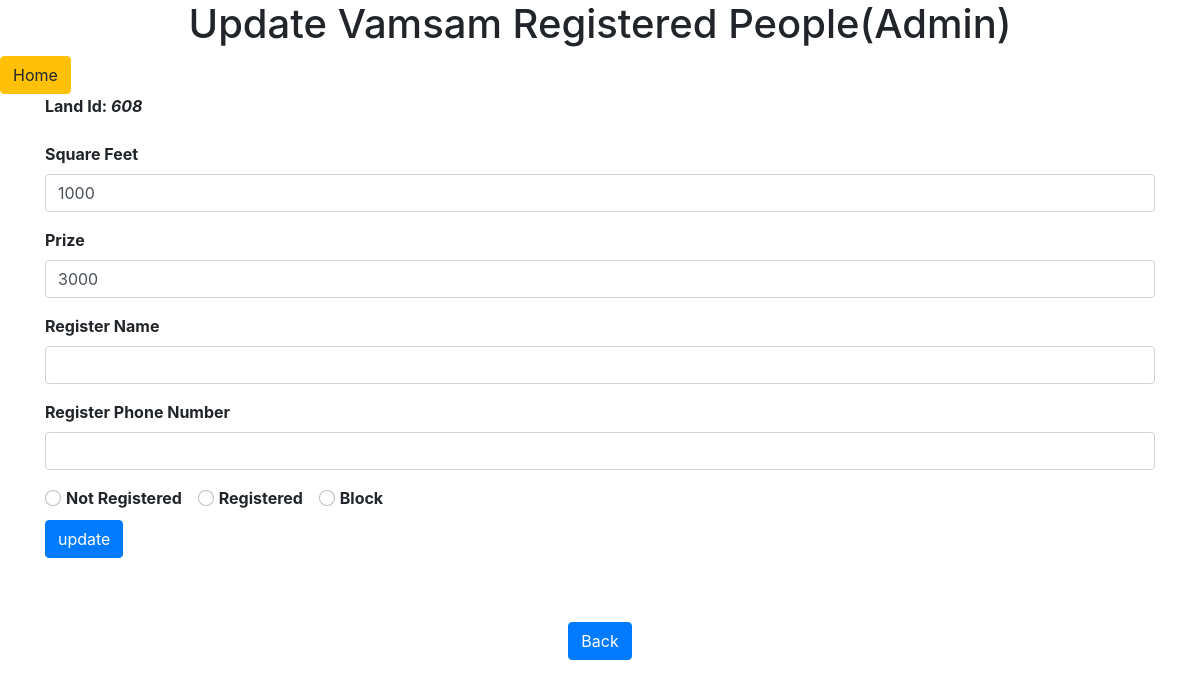
Screenshot of /Admin/update.php?user_id=608 with the database file from the repository.
### tables this page shows
CREATE TABLE `land` (
  `landid` int(5) NOT NULL,
  `sqfeet` int(10) NOT NULL,
  `prize` int(10) NOT NULL,
  `rname` varchar(30) DEFAULT NULL,
  `rdate` date DEFAULT current_timestamp(),
  `rphone` bigint(10) DEFAULT NULL,
  `rstatus` tinyint(1) NOT NULL
);

### Admin/update.php (the view, shortened to what this page needs)
<?php include "../header.php"?>
</head>
<body>
<?php
    $userid = $_GET['user_id'];
      $query="SELECT * FROM land WHERE landid = '$userid' ";
      $view_users= mysqli_query($conn,$query);
      while($row = mysqli_fetch_assoc($view_users))
        {
          $id = $row['landid'];
          $sqfeet = $row['sqfeet'];
          $prize = $row['prize'];
          $rname = $row['rname'];
          $rphone = $row['rphone'];
        }
?>
<h1 class="text-center">Update Vamsam Registered People(Admin)</h1>
<button type="button" class="btn btn-warning" onclick="window.location='../index.php' " style="display:block;">Home</button>
  <div class="container ">
    <form action="" method="post">
      <div class="form-group">
      <b> <label for="landid" >Land Id:</label>
      <i><label for="landid"><?php echo $id  ?></label></i>
      </div>
      <div class="form-group">
        <label for="sqfeet" >Square Feet</label>
        <input type="text" name="sqfeet"  class="form-control" value="<?php echo $sqfeet  ?>">
      </div>
      <div class="form-group">
        <label for="prize" >Prize</label>
        <input type="text" name="prize"  class="form-control" value="<?php echo $prize  ?>">
      </div>
      <div class="form-group">
        <label for="rname" >Register Name</label>
        <input type="text" name="rname"  class="form-control" value="<?php echo $rname  ?>" required=''>
      </div>
      <div class="form-group">
        <label for="rphone" >Register Phone Number </label>
        <input type="number" name="rphone"  class="form-control" value="<?php echo $rphone  ?>" required=''>
      </div>
      <div class="form-check form-check-inline">
        <input class="form-check-input" type="radio" name="rstatus" id="rstatus1" value="0">
        <label class="form-check-label" for="rstatus1">Not Registered</label>
      </div>
      <div class="form-check form-check-inline">
        <input class="form-check-input" type="radio" name="rstatus" id="rstatus2" value="1">
        <label class="form-check-label" for="rstatus2">Registered</label>
      </div>
      <div class="form-check form-check-inline">
        <input class="form-check-input" type="radio" name="rstatus" id="rstatus3" value="-1">
        <label class="form-check-label" for="rstatus2">Block</label>
      </div>
      <div class="form-group">
         <input type="submit"  name="update" class="btn btn-primary mt-2" value="update">
      </div>
    </form>
  </div>
    <form action="home.php?user=admin" id="back" method="post">
        <div class="from-group text-center">
            <input type="submit" class="btn btn-primary mt-5" value="Back">
        </div>
    </form>
<?php include "../footer.php" ?>

### rows the page displays
land: landid "608", sqfeet "1000", prize "3000"
